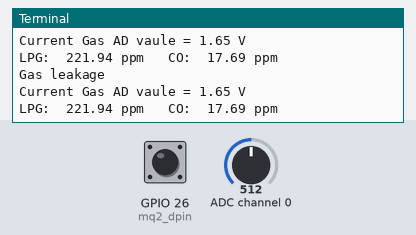
Simulated run of this program. Board: Raspberry Pi (BCM pin numbers). Shown: the last lines printed to the terminal. Inputs (shaded band) come from the test bench; at power-on: GPIO 26 (mq2_dpin) LOW, ADC channel 0 = 512 (analog values on the 0–1023 scale). The clock reads 2024-03-15 10:24:30 at power-on unless the program sets it; databases and web services accept everything at once and return nothing.

Above: at 6.2 s.
6.3 s: GPIO 26 (mq2_dpin) pulled HIGH for 1.2 s
At 7.4 s:
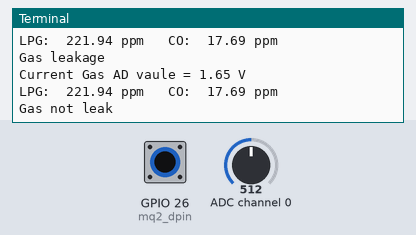
9.0 s: ADC channel 0 set to 716
At 10.3 s:
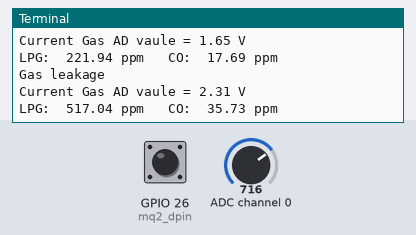
10.5 s: ADC channel 0 set to 900
At 11.3 s:
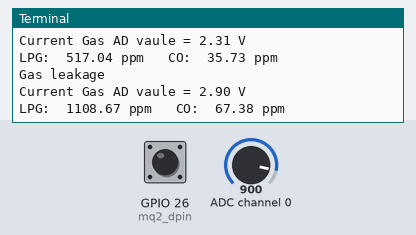
Timing chart, 0 to 13.5 s (numbered marks = the images above; inputs shaded):
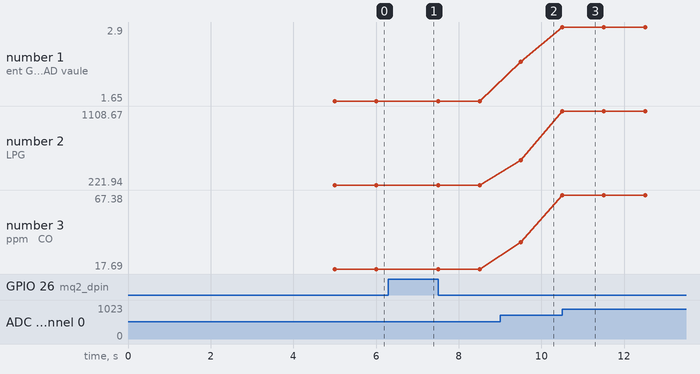

Measured:
- after the input at 6.3 s, the terminal: prints a new line after 0.70 s (image 1)
- after the input at 9.0 s, the terminal: prints a new line after 0.51 s (image 2)
- after the input at 10.5 s, the terminal: prints a new line at once (image 3)
- plotted number 1: 1.65 → 2.31 after the input at 9.0 s, 2.31 → 2.9 after the input at 10.5 s
- plotted number 2: 221.94 → 517.04 after the input at 9.0 s, 517.04 → 1108.67 after the input at 10.5 s
- plotted number 3: 17.69 → 35.73 after the input at 9.0 s, 35.73 → 67.38 after the input at 10.5 s

The program:

mq2_gas_detact.py
```python
import RPi.GPIO as GPIO
import time
import pymysql
import math
import numpy as np
# change these as desired - they're the pins connected from the
# SPI port on the ADC to the Cobbler
SPICLK = 11
SPIMISO = 9
SPIMOSI = 10
SPICS = 8
mq2_dpin = 26
mq2_apin = 0


#db login
db = pymysql.connect(host="localhost",user="gas", password="gas",db="gas_detact")

#port init
def init():
         GPIO.setwarnings(False)
         GPIO.cleanup()			#clean up at the end of your script
         GPIO.setmode(GPIO.BCM)		#to specify whilch pin numbering system
         # set up the SPI interface pins
         GPIO.setup(SPIMOSI, GPIO.OUT)
         GPIO.setup(SPIMISO, GPIO.IN)
         GPIO.setup(SPICLK, GPIO.OUT)
         GPIO.setup(SPICS, GPIO.OUT)
         GPIO.setup(mq2_dpin,GPIO.IN,pull_up_down=GPIO.PUD_DOWN)

#read SPI data from MCP3008(or MCP3204) chip,8 possible adc's (0 thru 7)
def readadc(adcnum, clockpin, mosipin, misopin, cspin):
        if ((adcnum > 7) or (adcnum < 0)):
                return -1
        GPIO.output(cspin, True)

        GPIO.output(clockpin, False)  # start clock low
        GPIO.output(cspin, False)     # bring CS low

        commandout = adcnum
        commandout |= 0x18  # start bit + single-ended bit
        commandout <<= 3    # we only need to send 5 bits here
        for i in range(5):
                if (commandout & 0x80):
                        GPIO.output(mosipin, True)
                else:
                        GPIO.output(mosipin, False)
                commandout <<= 1
                GPIO.output(clockpin, True)
                GPIO.output(clockpin, False)

        adcout = 0
        # read in one empty bit, one null bit and 10 ADC bits
        for i in range(12):
                GPIO.output(clockpin, True)
                GPIO.output(clockpin, False)
                adcout <<= 1
                if (GPIO.input(misopin)):
                        adcout |= 0x1

        GPIO.output(cspin, True)

        adcout >>= 1       # first bit is 'null' so drop it
        return adcout
#main ioop
def main():
         init()
         print("please wait...")
         time.sleep(5)
         while True:
                  GASlevel=readadc(mq2_apin, SPICLK, SPIMOSI, SPIMISO, SPICS)      #data from sensor
                  sensorVoltage = (GASlevel/1024.)*3.3                             #calculated voltage
                  LPG=26.572*np.exp(1.2864*sensorVoltage)                          #calculated ppm of LPG
                  CO=3.027*np.exp(1.0698*sensorVoltage)                            #calculated ppm of CO


                  if GPIO.input(mq2_dpin):
                           print("Gas not leak")
                           time.sleep(0.5)
                  else:
                           print("Gas leakage")
                           print("Current Gas AD vaule = " +str("%.2f"%((GASlevel/1024.)*3.3))+" V")
                           print("LPG: ",str("%.2f"%(LPG)),"ppm","  CO: ",str("%.2f"%(CO)),"ppm")


                           alert="WARNING!!"

                           #sql sentence
                           sql="INSERT INTO MQ (time,gas_value,gas_alert,LPG,CO) VALUES(%s,%s,%s,%s,%s)"
                           val=(time.strftime("%Y-%m-%d %H:%M:%S", time.localtime()),GASlevel,alert,str("%.2f"%(LPG)),str("%.2f"%(CO)))

                           cur.execute(sql,val)

                           #commit to DB
                           db.commit()
                           time.sleep(1.0)

if __name__ =='__main__':
         try:
                 with db.cursor() as cur:
                         main()
                 pass
         except KeyboardInterrupt:
                  pass

GPIO.cleanup()
```
